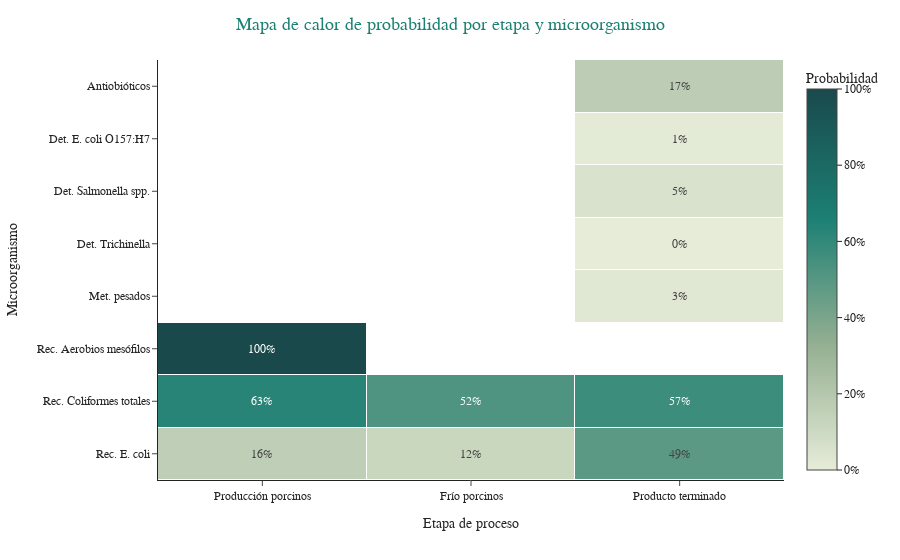

Source (notebook cell):
### Code cell
df_comp_group = (
    df
    .groupby(["Microorganismo", "Etapa de proceso"])
    .agg(prev=("deteccion", "mean"))
    .reset_index()
)

df_result = df_comp_group.pivot(
    index="Microorganismo",
    columns="Etapa de proceso",
    values="prev"
)

df_result = df_result.sort_index(axis=1).reset_index()


micro_col = "Microorganismo"
stage_cols = ['Producción porcinos', 'Frío porcinos', 'Producto terminado']  # orden fijo

# Normaliza si vienen en %
vals = df_result[stage_cols].to_numpy().ravel()
finite = vals[np.isfinite(vals)]
if finite.size and np.nanmax(finite) > 1.5:
    df_result[stage_cols] = df_result[stage_cols] / 100.0

# Matriz y etiquetas
mat = df_result.set_index(micro_col)[stage_cols]
Z = mat.to_numpy()
x_labels = stage_cols
y_labels = mat.index.tolist()

# ----------------------------
# Paleta corporativa (0 → 1)
# ----------------------------
colorscale = [
    (0.00, "#E6ECD8"),  # claro
    (0.33, "#94AF92"),
    (0.66, "#1C8074"),
    (1.00, "#1A494C"),  # oscuro
]

# ----------------------------
# Gráfico Plotly
# ----------------------------
fig = px.imshow(
    Z,
    x=x_labels,
    y=y_labels,
    color_continuous_scale=colorscale,
    zmin=0, zmax=1,               # escala fija 0–1
    text_auto=".0%",              # anotar valores en %
    aspect="auto"
)

# Ejes y estilo
fig.update_xaxes(title_text="Etapa de proceso",
                 categoryorder="array", categoryarray=x_labels)
fig.update_yaxes(title_text="Microorganismo",
                 categoryorder="array", categoryarray=y_labels)

fig.update_layout(
    title=dict(text="Mapa de calor de probabilidad por etapa y microorganismo",
               font=dict(color="#1C8074", size=18), x=0.5),
    template="simple_white",
    coloraxis_colorbar=dict(title="Probabilidad", tickformat=".0%"),
    font=dict(size=12, family="Arial"),
)

# (Opcional) separadores sutiles entre celdas
fig.update_traces(xgap=1, ygap=1)
s3.save_plotly_html(
    fig,
   "heatmap_microorganismo_etapa_plotly.html"
)
fig.show()

### Figure 1 — Plotly figure (JSON) as saved in the notebook; plotly's stock layout.template omitted (floating-point values rounded to 4 significant figures)
{"data": [{"coloraxis": "coloraxis", "hovertemplate": "x: %{x}<br>y: %{y}<br>color: %{z}<extra></extra>", "name": "0", "texttemplate": "%{z:.0%}", "type": "heatmap", "x": ["Producción porcinos", "Frío porcinos", "Producto terminado"], "xaxis": "x", "xgap": 1, "y": ["Antiobióticos", "Det. E. coli O157:H7", "Det. Salmonella spp.", "Det. Trichinella", "Met. pesados", "Rec. Aerobios mesófilos", "Rec. Coliformes totales", "Rec. E. coli"], "yaxis": "y", "ygap": 1, "z": [[null, null, 0.1657], [null, null, 0.01139], [null, null, 0.05144], [null, null, 0], [null, null, 0.025], [1, null, null], [0.6297, 0.523, 0.5686], [0.1567, 0.1158, 0.4872]]}], "layout": {"coloraxis": {"cmax": 1, "cmin": 0, "colorbar": {"tickformat": ".0%", "title": {"text": "Probabilidad"}}, "colorscale": [[0, "#E6ECD8"], [0.33, "#94AF92"], [0.66, "#1C8074"], [1, "#1A494C"]]}, "font": {"family": "Arial", "size": 12}, "margin": {"t": 60}, "title": {"font": {"color": "#1C8074", "size": 18}, "text": "Mapa de calor de probabilidad por etapa y microorganismo", "x": 0.5}, "xaxis": {"anchor": "y", "categoryarray": ["Producción porcinos", "Frío porcinos", "Producto terminado"], "categoryorder": "array", "domain": [0, 1], "title": {"text": "Etapa de proceso"}}, "yaxis": {"anchor": "x", "autorange": "reversed", "categoryarray": ["Antiobióticos", "Det. E. coli O157:H7", "Det. Salmonella spp.", "Det. Trichinella", "Met. pesados", "Rec. Aerobios mesófilos", "Rec. Coliformes totales", "Rec. E. coli"], "categoryorder": "array", "domain": [0, 1], "title": {"text": "Microorganismo"}}}}
